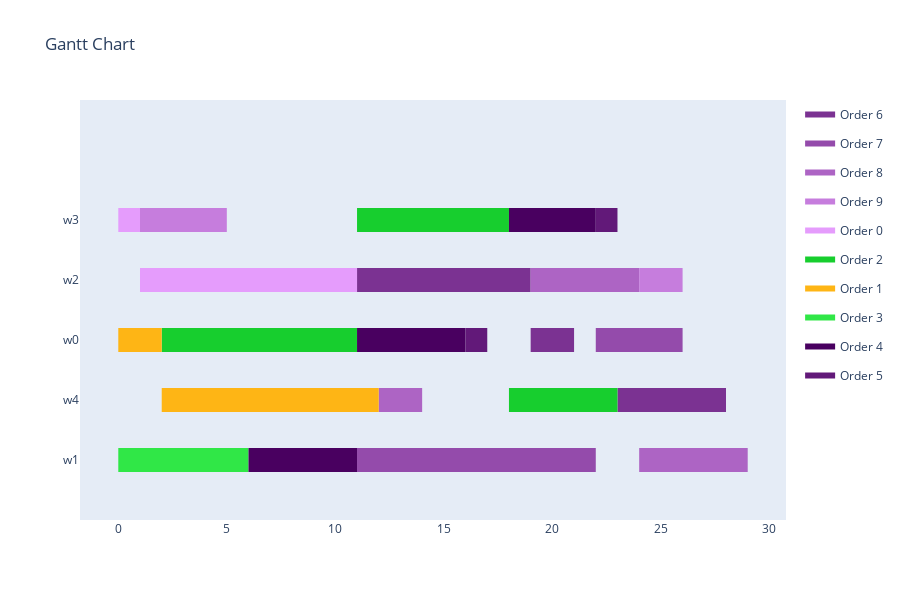

The notebook cell saved with this chart:
### Markdown cell above
<h4>Visualize Schedule</h4>

### Code cell
visualize_schedule_demo(schedule, env, orders)

### Figure 1 — Plotly figure (JSON) as saved in the notebook; plotly's stock layout.template omitted (floating-point values rounded to 4 significant figures)
{"data": [{"fill": "toself", "fillcolor": "rgb(123, 50, 146)", "hoverinfo": "name", "legendgroup": "rgb(123, 50, 146)", "mode": "none", "name": "Order 6", "type": "scatter", "x": [11, 17, 17, 11, 11, 17, 19, 19, 17, 17, 19, 21, 21, 19, 19, 23, 28, 28, 23], "y": [2.8, 2.8, 3.2, 3.2, null, 2.8, 2.8, 3.2, 3.2, null, 1.8, 1.8, 2.2, 2.2, null, 0.8, 0.8, 1.2, 1.2]}, {"fill": "toself", "fillcolor": "rgb(148, 75, 171)", "hoverinfo": "name", "legendgroup": "rgb(148, 75, 171)", "mode": "none", "name": "Order 7", "type": "scatter", "x": [22, 26, 26, 22, 22, 11, 16, 16, 11, 11, 16, 22, 22, 16], "y": [1.8, 1.8, 2.2, 2.2, null, -0.2, -0.2, 0.2, 0.2, null, -0.2, -0.2, 0.2, 0.2]}, {"fill": "toself", "fillcolor": "rgb(173, 100, 196)", "hoverinfo": "name", "legendgroup": "rgb(173, 100, 196)", "mode": "none", "name": "Order 8", "type": "scatter", "x": [19, 24, 24, 19, 19, 12, 14, 14, 12, 12, 24, 29, 29, 24], "y": [2.8, 2.8, 3.2, 3.2, null, 0.8, 0.8, 1.2, 1.2, null, -0.2, -0.2, 0.2, 0.2]}, {"fill": "toself", "fillcolor": "rgb(198, 125, 221)", "hoverinfo": "name", "legendgroup": "rgb(198, 125, 221)", "mode": "none", "name": "Order 9", "type": "scatter", "x": [1, 5, 5, 1, 1, 24, 26, 26, 24], "y": [3.8, 3.8, 4.2, 4.2, null, 2.8, 2.8, 3.2, 3.2]}, {"fill": "toself", "fillcolor": "rgb(229, 156, 252)", "hoverinfo": "name", "legendgroup": "rgb(229, 156, 252)", "mode": "none", "name": "Order 0", "type": "scatter", "x": [0, 1, 1, 0, 0, 1, 6, 6, 1, 1, 6, 11, 11, 6], "y": [3.8, 3.8, 4.2, 4.2, null, 2.8, 2.8, 3.2, 3.2, null, 2.8, 2.8, 3.2, 3.2]}, {"fill": "toself", "fillcolor": "rgb(23, 206, 46)", "hoverinfo": "name", "legendgroup": "rgb(23, 206, 46)", "mode": "none", "name": "Order 2", "type": "scatter", "x": [11, 16, 16, 11, 11, 16, 18, 18, 16, 16, 2, 11, 11, 2, 2, 18, 23, 23, 18], "y": [3.8, 3.8, 4.2, 4.2, null, 3.8, 3.8, 4.2, 4.2, null, 1.8, 1.8, 2.2, 2.2, null, 0.8, 0.8, 1.2, 1.2]}, {"fill": "toself", "fillcolor": "rgb(254, 181, 21)", "hoverinfo": "name", "legendgroup": "rgb(254, 181, 21)", "mode": "none", "name": "Order 1", "type": "scatter", "x": [0, 2, 2, 0, 0, 2, 7, 7, 2, 2, 7, 12, 12, 7], "y": [1.8, 1.8, 2.2, 2.2, null, 0.8, 0.8, 1.2, 1.2, null, 0.8, 0.8, 1.2, 1.2]}, {"fill": "toself", "fillcolor": "rgb(48, 231, 71)", "hoverinfo": "name", "legendgroup": "rgb(48, 231, 71)", "mode": "none", "name": "Order 3", "type": "scatter", "x": [0, 5, 5, 0, 0, 5, 6, 6, 5], "y": [-0.2, -0.2, 0.2, 0.2, null, -0.2, -0.2, 0.2, 0.2]}, {"fill": "toself", "fillcolor": "rgb(73, 0, 96)", "hoverinfo": "name", "legendgroup": "rgb(73, 0, 96)", "mode": "none", "name": "Order 4", "type": "scatter", "x": [18, 22, 22, 18, 18, 11, 16, 16, 11, 11, 6, 11, 11, 6], "y": [3.8, 3.8, 4.2, 4.2, null, 1.8, 1.8, 2.2, 2.2, null, -0.2, -0.2, 0.2, 0.2]}, {"fill": "toself", "fillcolor": "rgb(98, 25, 121)", "hoverinfo": "name", "legendgroup": "rgb(98, 25, 121)", "mode": "none", "name": "Order 5", "type": "scatter", "x": [22, 23, 23, 22, 22, 16, 17, 17, 16], "y": [3.8, 3.8, 4.2, 4.2, null, 1.8, 1.8, 2.2, 2.2]}, {"legendgroup": "rgb(123, 50, 146)", "marker": {"color": "rgb(123, 50, 146)", "opacity": 0, "size": 1}, "mode": "markers", "name": "", "showlegend": false, "text": [null, null, null, null, null, null, null, null], "type": "scatter", "x": [11, 17, 17, 19, 19, 21, 23, 28], "y": [3, 3, 3, 3, 2, 2, 1, 1]}, {"legendgroup": "rgb(148, 75, 171)", "marker": {"color": "rgb(148, 75, 171)", "opacity": 0, "size": 1}, "mode": "markers", "name": "", "showlegend": false, "text": [null, null, null, null, null, null], "type": "scatter", "x": [22, 26, 11, 16, 16, 22], "y": [2, 2, 0, 0, 0, 0]}, {"legendgroup": "rgb(173, 100, 196)", "marker": {"color": "rgb(173, 100, 196)", "opacity": 0, "size": 1}, "mode": "markers", "name": "", "showlegend": false, "text": [null, null, null, null, null, null], "type": "scatter", "x": [19, 24, 12, 14, 24, 29], "y": [3, 3, 1, 1, 0, 0]}, {"legendgroup": "rgb(198, 125, 221)", "marker": {"color": "rgb(198, 125, 221)", "opacity": 0, "size": 1}, "mode": "markers", "name": "", "showlegend": false, "text": [null, null, null, null], "type": "scatter", "x": [1, 5, 24, 26], "y": [4, 4, 3, 3]}, {"legendgroup": "rgb(229, 156, 252)", "marker": {"color": "rgb(229, 156, 252)", "opacity": 0, "size": 1}, "mode": "markers", "name": "", "showlegend": false, "text": [null, null, null, null, null, null], "type": "scatter", "x": [0, 1, 1, 6, 6, 11], "y": [4, 4, 3, 3, 3, 3]}, {"legendgroup": "rgb(23, 206, 46)", "marker": {"color": "rgb(23, 206, 46)", "opacity": 0, "size": 1}, "mode": "markers", "name": "", "showlegend": false, "text": [null, null, null, null, null, null, null, null], "type": "scatter", "x": [11, 16, 16, 18, 2, 11, 18, 23], "y": [4, 4, 4, 4, 2, 2, 1, 1]}, {"legendgroup": "rgb(254, 181, 21)", "marker": {"color": "rgb(254, 181, 21)", "opacity": 0, "size": 1}, "mode": "markers", "name": "", "showlegend": false, "text": [null, null, null, null, null, null], "type": "scatter", "x": [0, 2, 2, 7, 7, 12], "y": [2, 2, 1, 1, 1, 1]}, {"legendgroup": "rgb(48, 231, 71)", "marker": {"color": "rgb(48, 231, 71)", "opacity": 0, "size": 1}, "mode": "markers", "name": "", "showlegend": false, "text": [null, null, null, null], "type": "scatter", "x": [0, 5, 5, 6], "y": [0, 0, 0, 0]}, {"legendgroup": "rgb(73, 0, 96)", "marker": {"color": "rgb(73, 0, 96)", "opacity": 0, "size": 1}, "mode": "markers", "name": "", "showlegend": false, "text": [null, null, null, null, null, null], "type": "scatter", "x": [18, 22, 11, 16, 6, 11], "y": [4, 4, 2, 2, 0, 0]}, {"legendgroup": "rgb(98, 25, 121)", "marker": {"color": "rgb(98, 25, 121)", "opacity": 0, "size": 1}, "mode": "markers", "name": "", "showlegend": false, "text": [null, null, null, null], "type": "scatter", "x": [22, 23, 16, 17], "y": [4, 4, 2, 2]}], "layout": {"height": 600, "hovermode": "closest", "showlegend": true, "title": {"text": "Gantt Chart"}, "xaxis": {"rangeselector": {"buttons": [{"count": 7, "label": "1w", "step": "day", "stepmode": "backward"}, {"count": 1, "label": "1m", "step": "month", "stepmode": "backward"}, {"count": 6, "label": "6m", "step": "month", "stepmode": "backward"}, {"count": 1, "label": "YTD", "step": "year", "stepmode": "todate"}, {"count": 1, "label": "1y", "step": "year", "stepmode": "backward"}, {"step": "all"}]}, "showgrid": false, "type": "linear", "zeroline": false}, "yaxis": {"autorange": false, "range": [-1, 6], "showgrid": false, "ticktext": ["w1", "w4", "w0", "w2", "w3"], "tickvals": [0, 1, 2, 3, 4], "zeroline": false}}}
